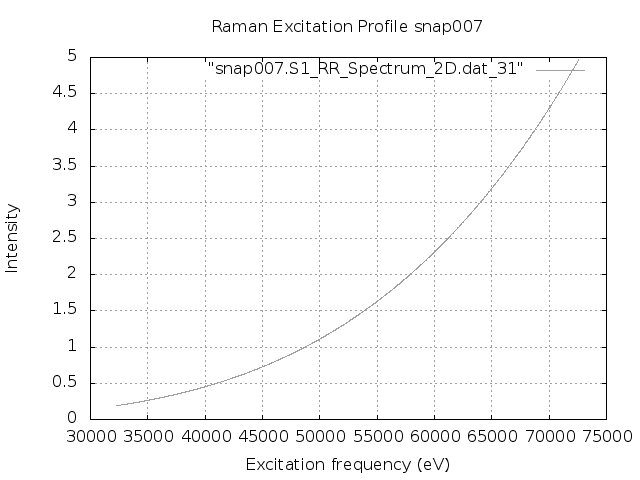

The gnuplot source for this figure:
set terminal png
set output "snap007.S1.REP_frozen.png"
set xlabel 'Excitation frequency (eV)'
set ylabel 'Intensity'
set title "Raman Excitation Profile snap007"
set grid
set autoscale
plot "snap007.S1_RR_Spectrum_2D.dat_31" with lines lc "blue"
exit
